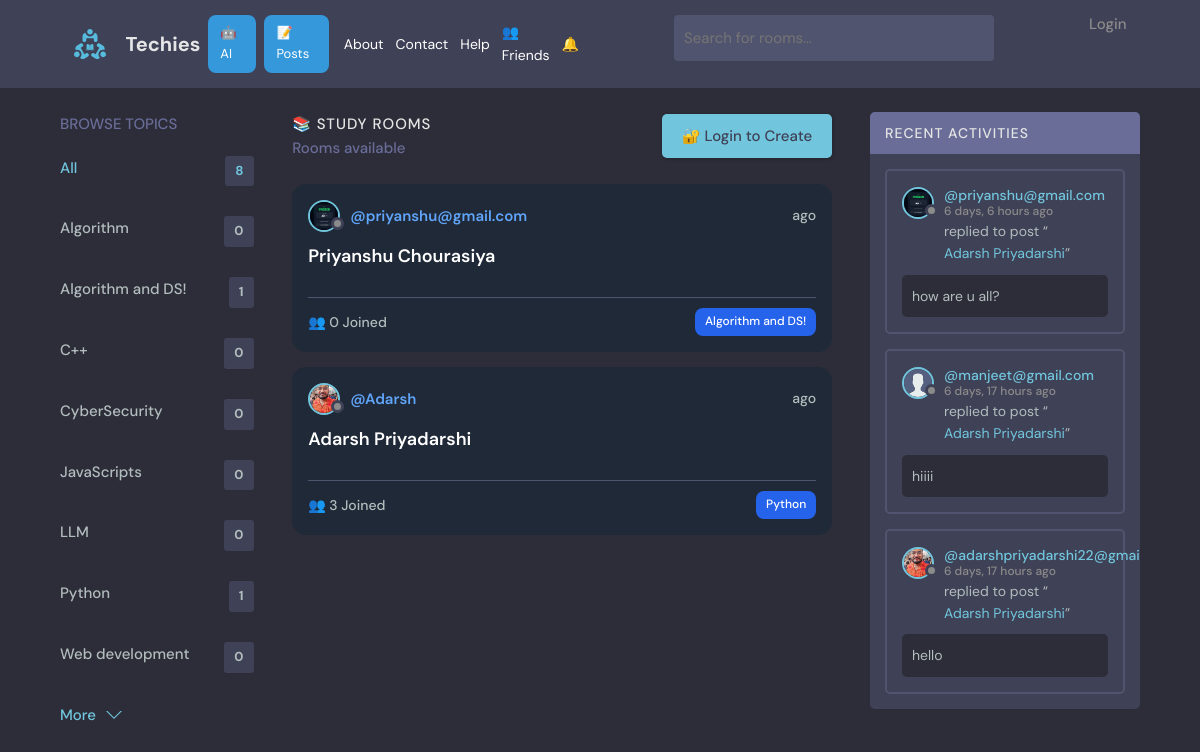
Before: / with the older database file.
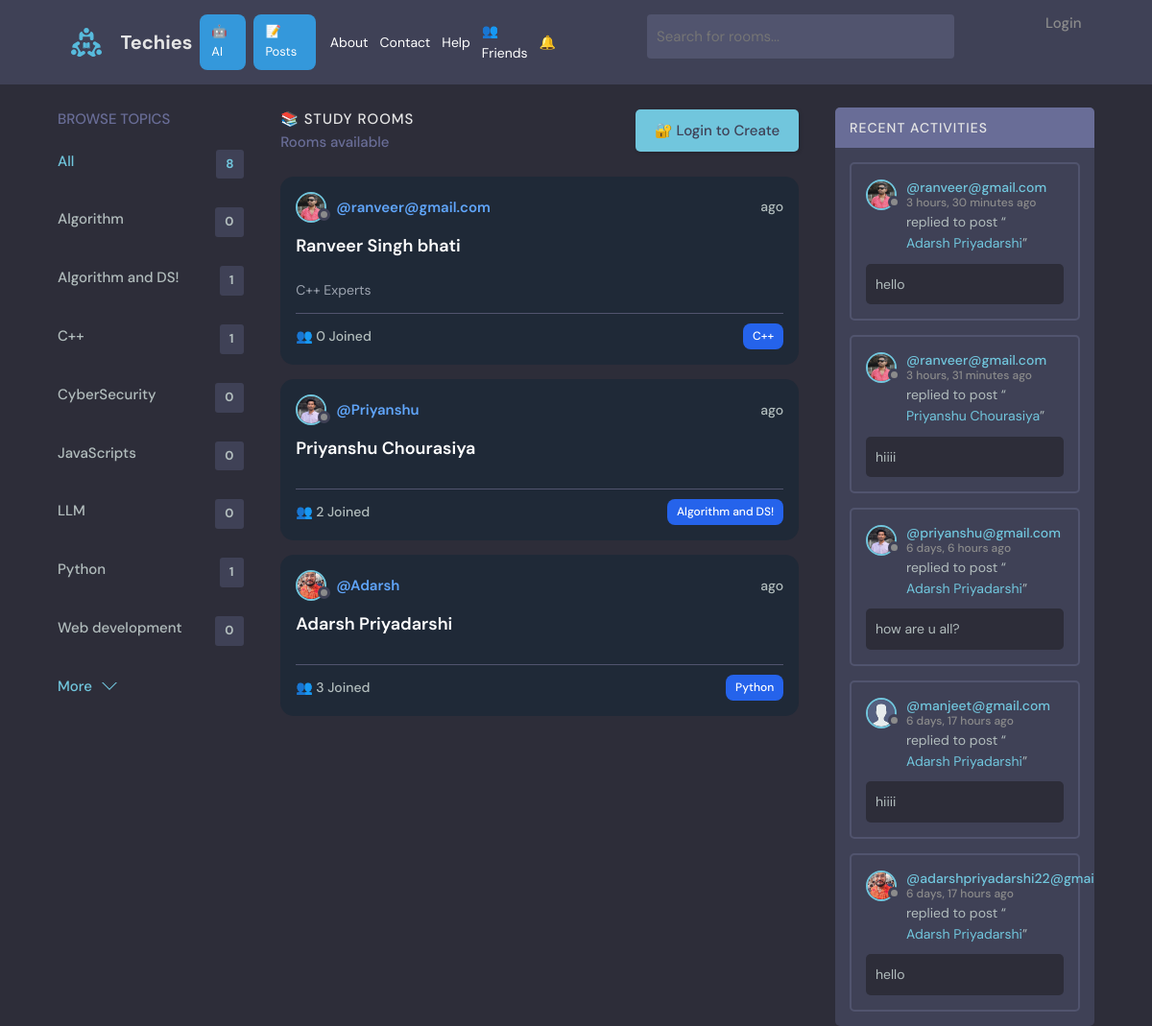
After: the same page with the newer database file.
### base/models.py (models this page shows, shortened)
class Topic(models.Model):
    name = models.CharField(max_length=200)

class Room(models.Model):
    host = models.ForeignKey(User, on_delete=models.CASCADE, null=True)
    topic = models.ForeignKey(Topic, on_delete=models.SET_NULL, null=True)
    name = models.CharField(max_length=200)
    description = models.TextField(null=True, blank=True)
    participants = models.ManyToManyField(
        User, related_name='participants', blank=True
    )
    update = models.DateTimeField(auto_now=True)
    created = models.DateTimeField(auto_now_add=True)
    class Meta:
        ordering = ['-update', '-created']
    def __str__(self):
        return self.name

class User(AbstractUser):
    name = models.CharField(max_length=200, null=True)
    email = models.EmailField(unique=True, null=True)
    bio = models.TextField(null=True)
    avatar = models.ImageField(null=True, default="avatar.svg")
    friends = models.ManyToManyField("self", blank=True)
    USERNAME_FIELD = 'email'
    REQUIRED_FIELDS = []

class Message(models.Model):
    user = models.ForeignKey(User, on_delete=models.CASCADE)
    room = models.ForeignKey(Room, on_delete=models.CASCADE)
    body = models.TextField()
    updated = models.DateTimeField(auto_now=True)
    created = models.DateTimeField(auto_now_add=True)
    class Meta:
        ordering = ['-updated', '-created']

### base/views.py (the view)
# urls.py: path('', views.home, name='home'),
def home(request):
    q = request.GET.get('q') if request.GET.get('q') else ''
    rooms = Room.objects.filter(
        Q(topic__name__icontains=q) |
        Q(name__icontains=q) |
        Q(description__icontains=q)
    )
    topics = Topic.objects.all().order_by('name')  # 🔥 sorted
    room_messages = Message.objects.all().order_by('-created')[:5]
    return render(request, 'base/home.html', {
        'rooms': rooms,
        'topics': topics,
        'room_messages': room_messages
    })

### base/context_processors.py (called while the page is built)
def notification_count(request):
    if request.user.is_authenticated:
        count = FriendRequest.objects.filter(
            receiver=request.user,
            accepted=False
        ).count()
        return {'pending_requests_count': count}
    return {'pending_requests_count': 0}

### base/templates/base/home.html (shortened to what this page needs)
{% extends 'main.html' %}
{% block content %}
<main class="layout layout--3">
  <div class="container">
    {% include 'base/topics_component.html' %}
    <div class="roomList">
      <div class="roomList__header">
        <div>
          <h2>📚 Study Rooms</h2>
          <p>{{room_count}} Rooms available</p>
        </div>
        {% if request.user.is_authenticated %}
        <a class="btn btn--main" href="{% url 'create-room' %}">
          ➕ Create Room
        </a>
        {% else %}
        <a class="btn btn--main" href="{% url 'login' %}">
          🔐 Login to Create
        </a>
        {% endif %}
      </div>
      {% include 'base/feed_component.html' %}
    </div>
    {% include 'base/activites_component.html' %}
  </div>
</main>
{% endblock %}

### base/templates/base/topics_component.html
<div class="topics">
    <div class="topics__header">
      <h2>Browse Topics</h2>
    </div>
    <ul class="topics__list">
      <li>
        <a href="{% url 'home' %}" class="active">All <span>{{topics.count}}</span></a>
      </li>
      {% for topic in topics %}
      <li>
        <a href="{% url 'home' %}?q={{topic.name}}">{{topic.name}} <span>{{topic.room_set.all.count}}</span></a>
      </li>
      {% endfor %}
    </ul>
    <a class="btn btn--link" href="{% url 'topics' %}">
      More
      <svg version="1.1" xmlns="http://www.w3.org/2000/svg" width="32" height="32" viewBox="0 0 32 32">
        <title>chevron-down</title>
        <path d="M16 21l-13-13h-3l16 16 16-16h-3l-13 13z"></path>
      </svg>
    </a>
  </div>

### base/templates/base/feed_component.html
{% for room in rooms %}
<div class="roomListRoom modern-card">
  <div class="roomListRoom__header modern-header">
    <a href="{% url 'user-profile' room.host.id %}" class="roomListRoom__author">
      <div class="avatar avatar--small">
        <img src="{{room.host.avatar.url}}" />
      </div>
      <span class="username">@{{room.host.username}}</span>
    </a>
    <div class="roomListRoom__actions">
      <span>{{room.updated|timesince}} ago</span>
    </div>
  </div>
  <div class="roomListRoom__content modern-content">
    <a href="{% url 'room' room.id %}">
      {{room.name}}
    </a>
    <p class="room-desc">
      {{room.description|truncatechars:80}}
    </p>
  </div>
  <div class="roomListRoom__meta modern-footer">
    <a href="{% url 'room' room.id %}" class="roomListRoom__joined">
      👥 {{room.participants.count}} Joined
    </a>
    <p class="roomListRoom__topic modern-topic">
      {{room.topic.name}}
    </p>
  </div>
</div>
{% endfor %}

### base/templates/base/activites_component.html (shortened to what this page needs)
<div class="activities">
    <div class="activities__header">
      <h2>Recent Activities</h2>
    </div>
    {% for message in room_messages %}
    <div class="activities__box">
      <div class="activities__boxHeader roomListRoom__header">
        <a href="{% url 'user-profile' message.user.id %}" class="roomListRoom__author">
          <div class="avatar avatar--small">
            <img src="{{message.user.avatar.url}}" />
          </div>
          <p>
            @{{message.user}}
            <span>{{message.created|timesince}} ago</span>
          </p>
        </a>
      </div>
      <div class="activities__boxContent">
        <p>replied to post “<a href="{% url 'room' message.room.id %}">{{message.room}}</a>”</p>
        <div class="activities__boxRoomContent">
          {{message.body}}
        </div>
      </div>
    </div>
    {% endfor %}
  </div>

Changed rows visible on the page:
computed for Topic (number 3 of 8 on the later page): room_set.all.count "0" → "1"
added Room: host.avatar (picture), host.username "ranveer@gmail.com", name "Ranveer Singh bhati", description "C++ Experts", participants.count "0", topic.name "C++"
changed through a linked row, Room "Priyanshu Chourasiya": host.avatar: a different picture; host.username "priyanshu@gmail.com" → "Priyanshu"; participants.count "0" → "2"
added Message: user.avatar (picture), user "ranveer@gmail.com", created "3 hours, 30 minutes", room "Adarsh Priyadarshi", body "hello"
added Message: user.avatar (picture), user "ranveer@gmail.com", created "3 hours, 31 minutes", room "Priyanshu Chourasiya", body "hiiii"
changed through a linked row, Message "how are u all?": user.avatar: a different picture
